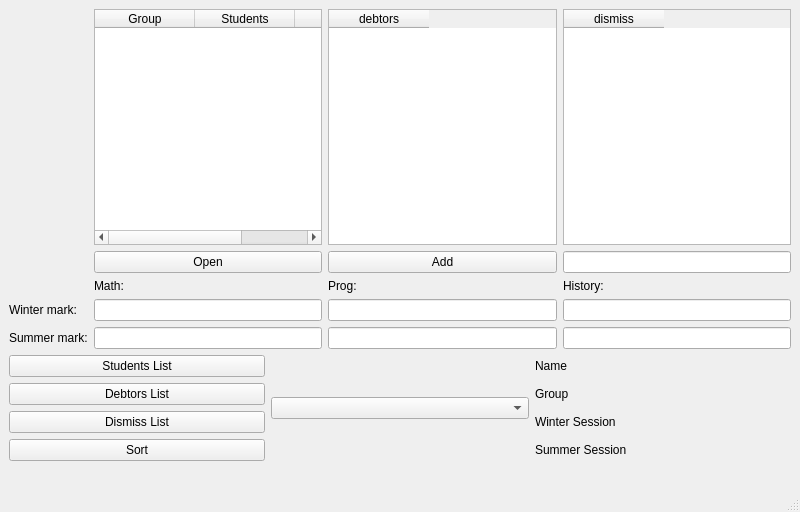
<?xml version="1.0" encoding="UTF-8"?>
<ui version="4.0">
 <class>MainWindow</class>
 <widget class="QMainWindow" name="MainWindow">
  <property name="geometry">
   <rect>
    <x>0</x>
    <y>0</y>
    <width>800</width>
    <height>512</height>
   </rect>
  </property>
  <property name="windowTitle">
   <string>MainWindow</string>
  </property>
  <widget class="QWidget" name="centralwidget">
   <layout class="QGridLayout" name="gridLayout_2">
    <item row="1" column="0">
     <layout class="QVBoxLayout" name="verticalLayout">
      <item>
       <widget class="QPushButton" name="StudentsList">
        <property name="text">
         <string>Students List</string>
        </property>
       </widget>
      </item>
      <item>
       <widget class="QPushButton" name="DebtorsList">
        <property name="text">
         <string>Debtors List</string>
        </property>
       </widget>
      </item>
      <item>
       <widget class="QPushButton" name="DismissList">
        <property name="text">
         <string>Dismiss List</string>
        </property>
       </widget>
      </item>
      <item>
       <widget class="QPushButton" name="sort">
        <property name="text">
         <string>Sort</string>
        </property>
       </widget>
      </item>
     </layout>
    </item>
    <item row="0" column="0" colspan="3">
     <layout class="QGridLayout" name="gridLayout">
      <item row="4" column="1">
       <widget class="QLineEdit" name="mathS"/>
      </item>
      <item row="0" column="3">
       <widget class="QTableWidget" name="Dismiss">
        <column>
         <property name="text">
          <string>dismiss</string>
         </property>
        </column>
       </widget>
      </item>
      <item row="3" column="0">
       <widget class="QLabel" name="label">
        <property name="text">
         <string>Winter mark:</string>
        </property>
       </widget>
      </item>
      <item row="0" column="2">
       <widget class="QTableWidget" name="debtors">
        <column>
         <property name="text">
          <string>debtors</string>
         </property>
        </column>
       </widget>
      </item>
      <item row="0" column="1">
       <widget class="QTableWidget" name="students">
        <column>
         <property name="text">
          <string>Group</string>
         </property>
        </column>
        <column>
         <property name="text">
          <string>Students</string>
         </property>
        </column>
        <column>
         <property name="text">
          <string/>
         </property>
        </column>
       </widget>
      </item>
      <item row="1" column="1">
       <widget class="QPushButton" name="open">
        <property name="text">
         <string>Open</string>
        </property>
       </widget>
      </item>
      <item row="3" column="1">
       <widget class="QLineEdit" name="mathW"/>
      </item>
      <item row="4" column="0">
       <widget class="QLabel" name="label_2">
        <property name="text">
         <string>Summer mark:</string>
        </property>
       </widget>
      </item>
      <item row="4" column="2">
       <widget class="QLineEdit" name="progS"/>
      </item>
      <item row="3" column="3">
       <widget class="QLineEdit" name="histW"/>
      </item>
      <item row="1" column="2">
       <widget class="QPushButton" name="add">
        <property name="text">
         <string>Add</string>
        </property>
       </widget>
      </item>
      <item row="4" column="3">
       <widget class="QLineEdit" name="histS"/>
      </item>
      <item row="3" column="2">
       <widget class="QLineEdit" name="progW"/>
      </item>
      <item row="1" column="3">
       <widget class="QLineEdit" name="newStud"/>
      </item>
      <item row="2" column="1">
       <widget class="QLabel" name="label_3">
        <property name="text">
         <string>Math:</string>
        </property>
       </widget>
      </item>
      <item row="2" column="2">
       <widget class="QLabel" name="label_4">
        <property name="text">
         <string>Prog:</string>
        </property>
       </widget>
      </item>
      <item row="2" column="3">
       <widget class="QLabel" name="label_5">
        <property name="text">
         <string>History:</string>
        </property>
       </widget>
      </item>
     </layout>
    </item>
    <item row="1" column="1">
     <widget class="QComboBox" name="stud"/>
    </item>
    <item row="1" column="2">
     <layout class="QVBoxLayout" name="verticalLayout_2">
      <item>
       <widget class="QLabel" name="name">
        <property name="text">
         <string>Name</string>
        </property>
       </widget>
      </item>
      <item>
       <widget class="QLabel" name="group">
        <property name="text">
         <string>Group</string>
        </property>
       </widget>
      </item>
      <item>
       <widget class="QLabel" name="winter">
        <property name="text">
         <string>Winter Session</string>
        </property>
       </widget>
      </item>
      <item>
       <widget class="QLabel" name="summer">
        <property name="text">
         <string>Summer Session</string>
        </property>
       </widget>
      </item>
     </layout>
    </item>
    <item row="2" column="0">
     <widget class="QLabel" name="Output">
      <property name="text">
       <string/>
      </property>
     </widget>
    </item>
   </layout>
  </widget>
  <widget class="QMenuBar" name="menubar">
   <property name="geometry">
    <rect>
     <x>0</x>
     <y>0</y>
     <width>800</width>
     <height>22</height>
    </rect>
   </property>
  </widget>
  <widget class="QStatusBar" name="statusbar"/>
 </widget>
 <resources/>
 <connections/>
</ui>
